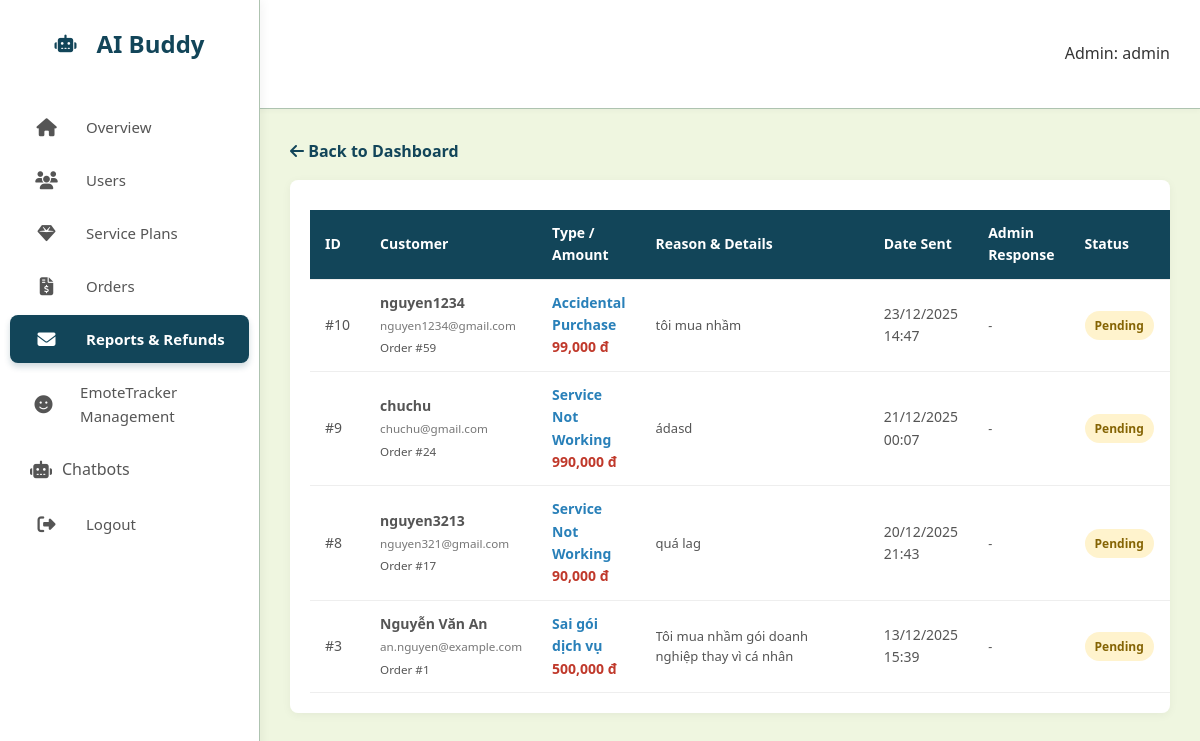
/admin_aibuddy/modules/reports/refunds.php (signed in), run on the app's committed database.
### tables this page shows
CREATE TABLE `refundrequest` (
  `RefundID` int(11) NOT NULL,
  `TransactionID` int(11) NOT NULL,
  `RefundType` varchar(20) DEFAULT NULL,
  `RefundAmount` decimal(10,2) DEFAULT NULL,
  `RefundDetails` text DEFAULT NULL,
  `EvidencePath` varchar(255) DEFAULT NULL,
  `RefundStatus` varchar(20) DEFAULT NULL,
  `AdminResponse` text DEFAULT NULL,
  `RequestDate` datetime DEFAULT current_timestamp(),
  `UpdatedDate` datetime DEFAULT NULL
);

CREATE TABLE `users` (
  `UserID` int(11) NOT NULL,
  `UserName` varchar(100) NOT NULL,
  `UserEmail` varchar(100) NOT NULL,
  `UserPassword` varchar(255) NOT NULL,
  `BirthDate` date DEFAULT NULL,
  `PhoneNumber` varchar(20) DEFAULT NULL,
  `Gender` varchar(10) DEFAULT NULL,
  `UsageLeft` int(11) DEFAULT 0 COMMENT 'Số lần sử dụng còn lại',
  `IsTrialActive` tinyint(1) DEFAULT 0 COMMENT 'Đang dùng thử hay không',
  `secret_answer` varchar(255) NOT NULL
);

CREATE TABLE `userorder` (
  `OrderID` int(11) NOT NULL,
  `UserID` int(11) NOT NULL,
  `PlanID` int(11) NOT NULL,
  `TotalAmount` decimal(10,2) DEFAULT NULL,
  `OrderStatus` varchar(20) DEFAULT NULL,
  `PurchaseTime` datetime DEFAULT current_timestamp()
);

### admin_aibuddy/modules/reports/refunds.php (the view, shortened to what this page needs)
<?php
require_once __DIR__ . '/../../config/db.php';
$sql = "
    SELECT r.*, u.UserName, u.UserEmail, o.OrderID
    FROM refundrequest r
    JOIN userorder o ON r.TransactionID = o.OrderID
    JOIN users u ON o.UserID = u.UserID
    ORDER BY r.RequestDate DESC
";
$result = $conn->query($sql);
?>
<!DOCTYPE html>
<html lang="en">
<head>
    <link rel="stylesheet" href="../../assets/css/style.css">
    <link rel="stylesheet" href="https://cdnjs.cloudflare.com/ajax/libs/font-awesome/6.4.0/css/all.min.css">
</head>
<body>
    <?php include __DIR__ . '/../../includes/sidebar.php'; ?>
    <div class="top-navbar">
        <h2>Refund Requests</h2>
        <div class="user-profile">
            <span>Admin: <?php echo $_SESSION['user_name']; ?></span>
        </div>
    </div>
    <div class="main-content">
        <a href="index.php" class="back-link"><i class="fa-solid fa-arrow-left"></i> Back to Dashboard</a>
        <div class="table-box">
            <table>
                <thead>
                    <tr>
                        <th>ID</th>
                        <th>Customer</th>
                        <th>Type / Amount</th>
                        <th width="25%">Reason & Details</th>
                        <th>Date Sent</th>
                        <th>Admin Response</th>
                        <th>Status</th>
                    </tr>
                </thead>
                <tbody>
                    <?php if ($result && $result->num_rows > 0): ?>
                        <?php while($row = $result->fetch_assoc()): ?>
                            <tr>
                                <td>#<?php echo $row['RefundID']; ?></td>
                                <td>
                                    <strong><?php echo htmlspecialchars($row['UserName']); ?></strong><br>
                                    <small style="color:#777;"><?php echo htmlspecialchars($row['UserEmail']); ?></small><br>
                                    <small>Order #<?php echo $row['OrderID']; ?></small>
                                </td>
                                <td>
                                    <span style="color:#2980b9; font-weight:bold;"><?php echo htmlspecialchars($row['RefundType']); ?></span><br>
                                    <span style="color:#c0392b; font-weight:bold;"><?php echo number_format($row['RefundAmount']); ?> đ</span>
                                </td>
                                <td>
                                    <div style="max-height:80px; overflow-y:auto; font-size:13px;">
                                        <?php echo nl2br(htmlspecialchars($row['RefundDetails'])); ?>
                                    </div>
                                </td>
                                <td><?php echo date('d/m/Y H:i', strtotime($row['RequestDate'])); ?></td>
                                <td style="font-size:13px; color:#555; font-style:italic;">
                                    <?php echo $row['AdminResponse'] ? htmlspecialchars($row['AdminResponse']) : '-'; ?>
                                </td>
                                <td>
                                    <?php
                                    $statusClass = 'status-pending';
                                    ?>
                                    <span class="status-badge <?php echo $statusClass; ?>">
                                        <?php echo $row['RefundStatus']; ?>
                                    </span>
                                </td>
                            </tr>
                        <?php endwhile; ?>
                    <?php else: ?>
                        <tr><td colspan="8" style="text-align:center; padding: 20px;">No requests found.</td></tr>
                    <?php endif; ?>
                </tbody>
            </table>
        </div>
    </div>
</body>
</html>

### admin_aibuddy/assets/css/style.css (style rules this page uses)
:root { --primary-dark: #01161e; --primary: #124559; --primary-light: #598392; --accent: #33c6e7; --light: #aec3b0; --background: #eff6e0; --white: #ffffff; --gray: #d9d9d9; --text: #353535; --card-shadow: 0 5px 15px rgba(0, 0, 0, 0.08); --radius: 10px; --sidebar-width: 260px; }
* { box-sizing: border-box; }
body { font-family: 'Segoe UI', Tahoma, Geneva, Verdana, sans-serif; background-color: var(--background); color: var(--text); margin: 0; line-height: 1.6; }
.main-content { margin-left: var(--sidebar-width); padding: 30px; }
.top-navbar { background: var(--white); padding: 15px 30px; display: flex; justify-content: space-between; align-items: center; box-shadow: 0 2px 5px rgba(0,0,0,0.03); border-bottom: 1px solid var(--light); }
h2 { color: var(--primary); }

### admin_aibuddy/modules/reports/refunds.php (style rules this page uses)
.table-box { background: white; padding: 20px; border-radius: 8px; box-shadow: 0 2px 10px rgba(0,0,0,0.05); overflow-x: auto; }
table { width: 100%; border-collapse: collapse; margin-top: 10px; min-width: 1000px; }
th, td { padding: 12px 15px; text-align: left; border-bottom: 1px solid #eee; vertical-align: middle; }
th { background-color: var(--primary, #124559); color: white; font-weight: 600; font-size: 14px; }
td { color: #555; font-size: 14px; }
.status-badge { padding: 5px 10px; border-radius: 15px; font-size: 12px; font-weight: bold; display: inline-block; }
.status-pending { background: #fff3cd; color: #856404; }
.back-link { display: inline-block; margin-bottom: 15px; color: var(--primary); text-decoration: none; font-weight: 600; }

### data on the page
refundrequest: RefundID "10", users.UserName "nguyen1234", users.UserEmail "nguyen1234@gmail.com", TransactionID.OrderID "59", RefundType "Accidental Purchase", RefundAmount "99,000", RefundDetails "tôi mua nhầm", RequestDate "23/12/2025 14:47", RefundStatus "Pending"
refundrequest: RefundID "9", users.UserName "chuchu", users.UserEmail "chuchu@gmail.com", TransactionID.OrderID "24", RefundType "Service Not Working", RefundAmount "990,000", RefundDetails "ádasd", RequestDate "21/12/2025 00:07", RefundStatus "Pending"
refundrequest: RefundID "8", users.UserName "nguyen3213", users.UserEmail "nguyen321@gmail.com", TransactionID.OrderID "17", RefundType "Service Not Working", RefundAmount "90,000", RefundDetails "quá lag", RequestDate "20/12/2025 21:43", RefundStatus "Pending"
refundrequest: RefundID "3", users.UserName "Nguyễn Văn An", users.UserEmail "an.nguyen@example.com", TransactionID.OrderID "1", RefundType "Sai gói dịch vụ", RefundAmount "500,000", RefundDetails "Tôi mua nhầm gói doanh nghiệp thay vì cá nhân", RequestDate "13/12/2025 15:39", RefundStatus "Pending"

### other printed values
$_SESSION['user_name'] "admin"
